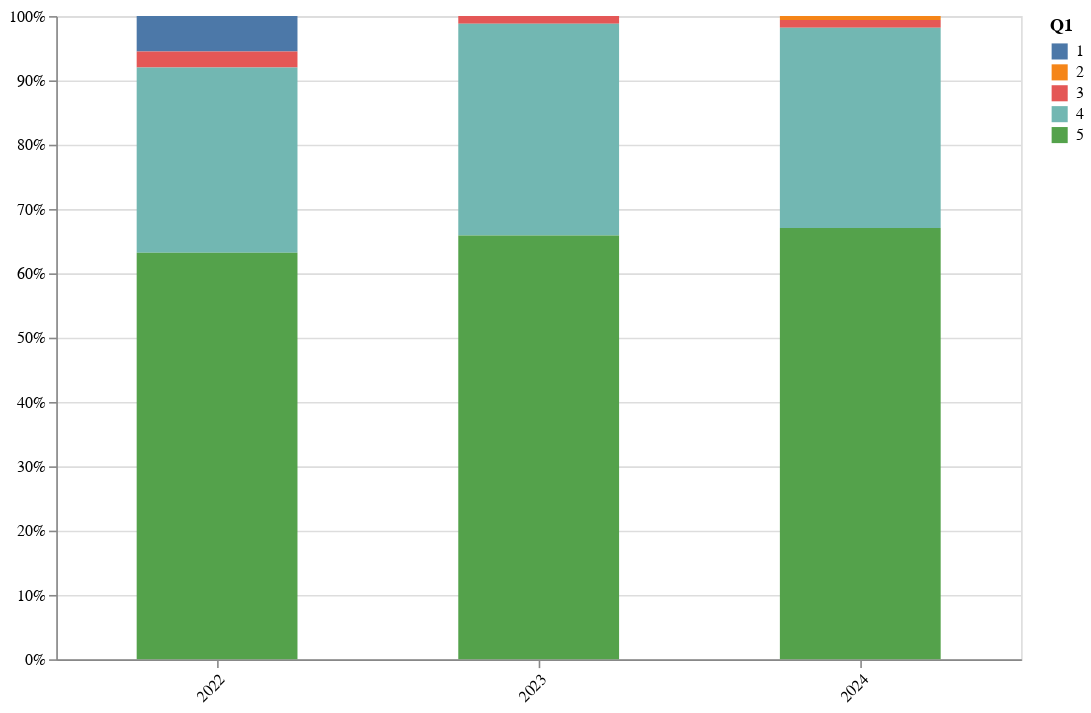

The code cell stored with this chart in its notebook:
### Code cell
# 
# 가. 연구자의 연구윤리 인식과 실천의 중요성 인식 
# 
title = "연구윤리 인식 및 실천의 중요성 인식"

importance = [1, 2, 3, 4, 5]

# 1) counting
_2022 = pl.DataFrame({
    "Q1": importance,
    "2022": [9, 0, 4, 47, 103],
})

_2023 = pl.DataFrame({
    "Q1": importance,
    "2023": [0, 0, 2, 56, 112],
})

# basic_analysis("Q1")
data = get("Q1", _2022, _2023, importance)
draw_graph(data, "Q1", "연구자의 연구윤리 인식과 실천의 중요성 인식")

### Figure 1 — Vega-Lite specification as saved in the notebook (floating-point values rounded to 4 significant figures)
{"config": {"view": {"continuousWidth": 300, "continuousHeight": 300}}, "data": {"name": "data-c65e263967087e0824fd5d6dd5a22236"}, "mark": {"type": "bar", "size": 100}, "encoding": {"color": {"field": "Q1", "title": "Q1", "type": "nominal"}, "tooltip": [{"field": "Q1", "type": "quantitative"}, {"field": "Year", "type": "nominal"}, {"field": "Count", "type": "quantitative"}], "x": {"axis": {"labelAngle": -45}, "field": "Year", "title": null, "type": "ordinal"}, "y": {"field": "Count", "stack": "normalize", "title": null, "type": "quantitative"}}, "height": 400, "width": 600, "$schema": "https://vega.github.io/schema/vega-lite/v5.20.1.json", "datasets": {"data-c65e263967087e0824fd5d6dd5a22236": [{"Q1": 1, "Year": "2022", "Count": 9}, {"Q1": 2, "Year": "2022", "Count": 0}, {"Q1": 3, "Year": "2022", "Count": 4}, {"Q1": 4, "Year": "2022", "Count": 47}, {"Q1": 5, "Year": "2022", "Count": 103}, {"Q1": 1, "Year": "2023", "Count": 0}, {"Q1": 2, "Year": "2023", "Count": 0}, {"Q1": 3, "Year": "2023", "Count": 2}, {"Q1": 4, "Year": "2023", "Count": 56}, {"Q1": 5, "Year": "2023", "Count": 112}, {"Q1": 1, "Year": "2024", "Count": 0}, {"Q1": 2, "Year": "2024", "Count": 1}, {"Q1": 3, "Year": "2024", "Count": 2}, {"Q1": 4, "Year": "2024", "Count": 52}, {"Q1": 5, "Year": "2024", "Count": 112}]}}
